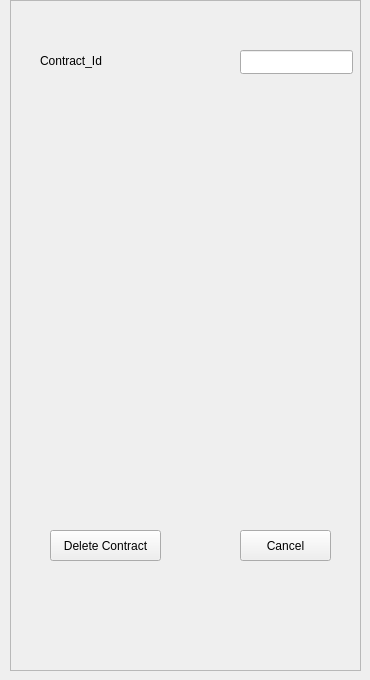
       <widget class="QWidget" name="page_6">
        <widget class="QFrame" name="DeleteContract">
         <property name="geometry">
          <rect>
           <x>10</x>
           <y>0</y>
           <width>351</width>
           <height>671</height>
          </rect>
         </property>
         <property name="frameShape">
          <enum>QFrame::StyledPanel</enum>
         </property>
         <property name="frameShadow">
          <enum>QFrame::Raised</enum>
         </property>
         <widget class="QLabel" name="LabelContractId">
          <property name="geometry">
           <rect>
            <x>30</x>
            <y>50</y>
            <width>91</width>
            <height>21</height>
           </rect>
          </property>
          <property name="styleSheet">
           <string notr="true">
									   #LabelContractId {
									   background-color: transparent;
									   }
								   </string>
          </property>
          <property name="text">
           <string>Contract_Id</string>
          </property>
         </widget>
         <widget class="QLineEdit" name="LineEditContractID">
          <property name="geometry">
           <rect>
            <x>230</x>
            <y>50</y>
            <width>113</width>
            <height>24</height>
           </rect>
          </property>
         </widget>
         <widget class="QPushButton" name="CancelDeleteContract">
          <property name="geometry">
           <rect>
            <x>230</x>
            <y>530</y>
            <width>91</width>
            <height>31</height>
           </rect>
          </property>
          <property name="text">
           <string>Cancel</string>
          </property>
         </widget>
         <widget class="QPushButton" name="DeleteContractButton">
          <property name="geometry">
           <rect>
            <x>40</x>
            <y>530</y>
            <width>111</width>
            <height>31</height>
           </rect>
          </property>
          <property name="text">
           <string>Delete Contract</string>
          </property>
         </widget>
        </widget>
       </widget>
